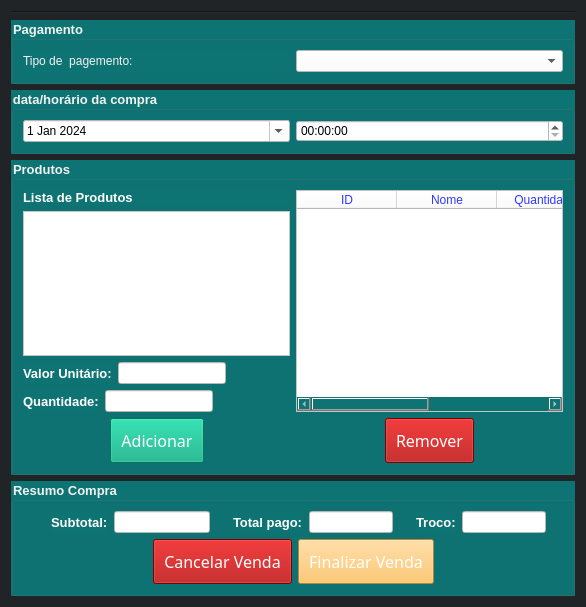
<?xml version="1.0" encoding="UTF-8"?>
<ui version="4.0">
 <class>Form</class>
 <widget class="QWidget" name="Form">
  <property name="geometry">
   <rect>
    <x>0</x>
    <y>0</y>
    <width>586</width>
    <height>607</height>
   </rect>
  </property>
  <property name="windowTitle">
   <string>Form</string>
  </property>
  <property name="styleSheet">
   <string notr="true">background-color: #202426;
color: rgb(111, 238, 244);
color: rgb(27, 56, 79);</string>
  </property>
  <layout class="QVBoxLayout" name="verticalLayout">
   <item>
    <widget class="Line" name="line">
     <property name="orientation">
      <enum>Qt::Horizontal</enum>
     </property>
    </widget>
   </item>
   <item>
    <widget class="QGroupBox" name="groupBox_4">
     <property name="font">
      <font>
       <pointsize>10</pointsize>
       <weight>75</weight>
       <bold>true</bold>
      </font>
     </property>
     <property name="styleSheet">
      <string notr="true">
background-color:#0E7373;
color: #F2F2F2;
</string>
     </property>
     <property name="title">
      <string>Pagamento</string>
     </property>
     <layout class="QHBoxLayout" name="horizontalLayout_16">
      <item>
       <layout class="QHBoxLayout" name="horizontalLayout_15">
        <item>
         <widget class="QLabel" name="label">
          <property name="styleSheet">
           <string notr="true">font: 10pt &quot;MS Shell Dlg 2&quot;;</string>
          </property>
          <property name="text">
           <string>Tipo de  pagemento:</string>
          </property>
         </widget>
        </item>
        <item>
         <widget class="QComboBox" name="pagamentos_comboBox">
          <property name="styleSheet">
           <string notr="true">background-color: rgb(255, 255, 255);
color: rgb(0, 0, 0);</string>
          </property>
         </widget>
        </item>
       </layout>
      </item>
     </layout>
    </widget>
   </item>
   <item>
    <widget class="QGroupBox" name="groupBox">
     <property name="font">
      <font>
       <pointsize>10</pointsize>
       <weight>75</weight>
       <bold>true</bold>
      </font>
     </property>
     <property name="styleSheet">
      <string notr="true">background-color:#0E7373;
color: #F2F2F2;
</string>
     </property>
     <property name="title">
      <string>data/horário da compra</string>
     </property>
     <layout class="QHBoxLayout" name="horizontalLayout_14">
      <item>
       <layout class="QHBoxLayout" name="horizontalLayout">
        <item>
         <widget class="QDateEdit" name="dateEdit">
          <property name="styleSheet">
           <string notr="true">background-color: rgb(255, 255, 255);
color: rgb(0, 0, 0);</string>
          </property>
          <property name="maximumDate">
           <date>
            <year>2024</year>
            <month>12</month>
            <day>31</day>
           </date>
          </property>
          <property name="calendarPopup">
           <bool>true</bool>
          </property>
          <property name="date">
           <date>
            <year>2024</year>
            <month>1</month>
            <day>1</day>
           </date>
          </property>
         </widget>
        </item>
        <item>
         <widget class="QTimeEdit" name="timeEdit">
          <property name="styleSheet">
           <string notr="true">background-color: rgb(255, 255, 255);
color: rgb(0, 0, 0);</string>
          </property>
         </widget>
        </item>
       </layout>
      </item>
     </layout>
    </widget>
   </item>
   <item>
    <widget class="QGroupBox" name="groupBox_3">
     <property name="font">
      <font>
       <pointsize>10</pointsize>
       <weight>75</weight>
       <bold>true</bold>
      </font>
     </property>
     <property name="styleSheet">
      <string notr="true">background-color:#0E7373;
color: #F2F2F2;
</string>
     </property>
     <property name="title">
      <string>Produtos</string>
     </property>
     <layout class="QHBoxLayout" name="horizontalLayout_13">
      <item>
       <layout class="QVBoxLayout" name="verticalLayout_4">
        <item>
         <layout class="QVBoxLayout" name="verticalLayout_3">
          <item>
           <layout class="QVBoxLayout" name="verticalLayout_5">
            <item>
             <widget class="QLabel" name="label_8">
              <property name="font">
               <font>
                <pointsize>10</pointsize>
                <weight>75</weight>
                <bold>true</bold>
               </font>
              </property>
              <property name="styleSheet">
               <string notr="true">color: rgb(255, 255, 255);</string>
              </property>
              <property name="text">
               <string>Lista de Produtos</string>
              </property>
             </widget>
            </item>
            <item>
             <widget class="QListWidget" name="produtos_listWidget">
              <property name="styleSheet">
               <string notr="true">background-color: rgb(255, 255, 255);
color: rgb(44, 58, 255);</string>
              </property>
             </widget>
            </item>
            <item>
             <layout class="QVBoxLayout" name="verticalLayout_2">
              <item>
               <layout class="QHBoxLayout" name="horizontalLayout_4">
                <item>
                 <widget class="QLabel" name="label_6">
                  <property name="font">
                   <font>
                    <pointsize>10</pointsize>
                    <weight>75</weight>
                    <bold>true</bold>
                   </font>
                  </property>
                  <property name="styleSheet">
                   <string notr="true">color: rgb(255, 255, 255);</string>
                  </property>
                  <property name="text">
                   <string>Valor Unitário:</string>
                  </property>
                 </widget>
                </item>
                <item>
                 <widget class="QLineEdit" name="valor_unitario">
                  <property name="enabled">
                   <bool>false</bool>
                  </property>
                  <property name="styleSheet">
                   <string notr="true">background-color: rgb(255, 255, 255);
color: rgb(44, 58, 255);</string>
                  </property>
                 </widget>
                </item>
                <item>
                 <spacer name="horizontalSpacer_11">
                  <property name="orientation">
                   <enum>Qt::Horizontal</enum>
                  </property>
                  <property name="sizeHint" stdset="0">
                   <size>
                    <width>40</width>
                    <height>20</height>
                   </size>
                  </property>
                 </spacer>
                </item>
               </layout>
              </item>
              <item>
               <layout class="QHBoxLayout" name="horizontalLayout_9">
                <item>
                 <widget class="QLabel" name="label_7">
                  <property name="font">
                   <font>
                    <pointsize>10</pointsize>
                    <weight>75</weight>
                    <bold>true</bold>
                   </font>
                  </property>
                  <property name="styleSheet">
                   <string notr="true">color: rgb(255, 255, 255);</string>
                  </property>
                  <property name="text">
                   <string>Quantidade:</string>
                  </property>
                 </widget>
                </item>
                <item>
                 <widget class="QLineEdit" name="quantidade">
                  <property name="styleSheet">
                   <string notr="true">background-color: rgb(255, 255, 255);
color: rgb(44, 58, 255);</string>
                  </property>
                 </widget>
                </item>
                <item>
                 <spacer name="horizontalSpacer_12">
                  <property name="orientation">
                   <enum>Qt::Horizontal</enum>
                  </property>
                  <property name="sizeHint" stdset="0">
                   <size>
                    <width>40</width>
                    <height>20</height>
                   </size>
                  </property>
                 </spacer>
                </item>
               </layout>
              </item>
             </layout>
            </item>
            <item>
             <layout class="QFormLayout" name="formLayout_2"/>
            </item>
           </layout>
          </item>
         </layout>
        </item>
        <item>
         <layout class="QHBoxLayout" name="horizontalLayout_11">
          <item>
           <spacer name="horizontalSpacer_2">
            <property name="orientation">
             <enum>Qt::Horizontal</enum>
            </property>
            <property name="sizeHint" stdset="0">
             <size>
              <width>40</width>
              <height>20</height>
             </size>
            </property>
           </spacer>
          </item>
          <item>
           <widget class="QPushButton" name="adicionar_btn">
            <property name="font">
             <font>
              <family>Impact</family>
              <pointsize>12</pointsize>
             </font>
            </property>
            <property name="styleSheet">
             <string notr="true">background-color: rgb(0, 170, 127);
color: rgb(255, 255, 255);
padding: 10px;
</string>
            </property>
            <property name="text">
             <string>Adicionar</string>
            </property>
           </widget>
          </item>
          <item>
           <spacer name="horizontalSpacer">
            <property name="orientation">
             <enum>Qt::Horizontal</enum>
            </property>
            <property name="sizeHint" stdset="0">
             <size>
              <width>40</width>
              <height>20</height>
             </size>
            </property>
           </spacer>
          </item>
         </layout>
        </item>
       </layout>
      </item>
      <item>
       <layout class="QVBoxLayout" name="verticalLayout_6">
        <item>
         <widget class="QTableWidget" name="tabela_produtos">
          <property name="styleSheet">
           <string notr="true">background-color: rgb(255, 255, 255);
color: rgb(44, 58, 255);</string>
          </property>
          <column>
           <property name="text">
            <string>ID</string>
           </property>
          </column>
          <column>
           <property name="text">
            <string>Nome</string>
           </property>
          </column>
          <column>
           <property name="text">
            <string>Quantidade </string>
           </property>
          </column>
          <column>
           <property name="text">
            <string>Total</string>
           </property>
          </column>
         </widget>
        </item>
        <item>
         <layout class="QHBoxLayout" name="horizontalLayout_12">
          <item>
           <spacer name="horizontalSpacer_5">
            <property name="orientation">
             <enum>Qt::Horizontal</enum>
            </property>
            <property name="sizeHint" stdset="0">
             <size>
              <width>40</width>
              <height>20</height>
             </size>
            </property>
           </spacer>
          </item>
          <item>
           <widget class="QPushButton" name="remover_btn">
            <property name="font">
             <font>
              <family>Impact</family>
              <pointsize>12</pointsize>
             </font>
            </property>
            <property name="styleSheet">
             <string notr="true">background-color: rgb(170, 0, 0);
color: rgb(255, 255, 255);
padding: 10px;
</string>
            </property>
            <property name="text">
             <string>Remover</string>
            </property>
           </widget>
          </item>
          <item>
           <spacer name="horizontalSpacer_6">
            <property name="orientation">
             <enum>Qt::Horizontal</enum>
            </property>
            <property name="sizeHint" stdset="0">
             <size>
              <width>40</width>
              <height>20</height>
             </size>
            </property>
           </spacer>
          </item>
         </layout>
        </item>
       </layout>
      </item>
     </layout>
    </widget>
   </item>
   <item>
    <widget class="QGroupBox" name="groupBox_2">
     <property name="font">
      <font>
       <pointsize>10</pointsize>
       <weight>75</weight>
       <bold>true</bold>
      </font>
     </property>
     <property name="styleSheet">
      <string notr="true">background-color:#0E7373;
color: #F2F2F2;
</string>
     </property>
     <property name="title">
      <string>Resumo Compra</string>
     </property>
     <layout class="QVBoxLayout" name="verticalLayout_7">
      <item>
       <layout class="QHBoxLayout" name="horizontalLayout_8">
        <item>
         <layout class="QHBoxLayout" name="horizontalLayout_7">
          <item>
           <layout class="QHBoxLayout" name="horizontalLayout_2">
            <item>
             <spacer name="horizontalSpacer_9">
              <property name="orientation">
               <enum>Qt::Horizontal</enum>
              </property>
              <property name="sizeHint" stdset="0">
               <size>
                <width>40</width>
                <height>20</height>
               </size>
              </property>
             </spacer>
            </item>
            <item>
             <widget class="QLabel" name="label_2">
              <property name="font">
               <font>
                <pointsize>10</pointsize>
                <weight>75</weight>
                <bold>true</bold>
               </font>
              </property>
              <property name="styleSheet">
               <string notr="true">color: rgb(255, 255, 255);</string>
              </property>
              <property name="text">
               <string>Subtotal:</string>
              </property>
             </widget>
            </item>
            <item>
             <widget class="QLineEdit" name="subtotal">
              <property name="enabled">
               <bool>false</bool>
              </property>
              <property name="styleSheet">
               <string notr="true">background-color: rgb(255, 255, 255);
color: rgb(44, 58, 255);</string>
              </property>
             </widget>
            </item>
           </layout>
          </item>
         </layout>
        </item>
        <item>
         <spacer name="horizontalSpacer_7">
          <property name="orientation">
           <enum>Qt::Horizontal</enum>
          </property>
          <property name="sizeHint" stdset="0">
           <size>
            <width>40</width>
            <height>20</height>
           </size>
          </property>
         </spacer>
        </item>
        <item>
         <layout class="QFormLayout" name="formLayout">
          <item row="0" column="0">
           <widget class="QLabel" name="label_3">
            <property name="font">
             <font>
              <pointsize>10</pointsize>
              <weight>75</weight>
              <bold>true</bold>
             </font>
            </property>
            <property name="styleSheet">
             <string notr="true">color: rgb(255, 255, 255);</string>
            </property>
            <property name="text">
             <string>Total pago:</string>
            </property>
           </widget>
          </item>
          <item row="0" column="1">
           <widget class="QLineEdit" name="total_pago">
            <property name="styleSheet">
             <string notr="true">background-color: rgb(255, 255, 255);
color: rgb(44, 58, 255);</string>
            </property>
           </widget>
          </item>
         </layout>
        </item>
        <item>
         <layout class="QHBoxLayout" name="horizontalLayout_5"/>
        </item>
        <item>
         <spacer name="horizontalSpacer_8">
          <property name="orientation">
           <enum>Qt::Horizontal</enum>
          </property>
          <property name="sizeHint" stdset="0">
           <size>
            <width>40</width>
            <height>20</height>
           </size>
          </property>
         </spacer>
        </item>
        <item>
         <layout class="QHBoxLayout" name="horizontalLayout_3">
          <item>
           <widget class="QLabel" name="label_4">
            <property name="font">
             <font>
              <pointsize>10</pointsize>
              <weight>75</weight>
              <bold>true</bold>
             </font>
            </property>
            <property name="styleSheet">
             <string notr="true">color: rgb(255, 255, 255);</string>
            </property>
            <property name="text">
             <string>Troco:</string>
            </property>
           </widget>
          </item>
          <item>
           <widget class="QLineEdit" name="troco">
            <property name="enabled">
             <bool>false</bool>
            </property>
            <property name="styleSheet">
             <string notr="true">background-color: rgb(255, 255, 255);
color: rgb(44, 58, 255);</string>
            </property>
           </widget>
          </item>
         </layout>
        </item>
        <item>
         <spacer name="horizontalSpacer_10">
          <property name="orientation">
           <enum>Qt::Horizontal</enum>
          </property>
          <property name="sizeHint" stdset="0">
           <size>
            <width>40</width>
            <height>20</height>
           </size>
          </property>
         </spacer>
        </item>
        <item>
         <layout class="QHBoxLayout" name="horizontalLayout_6"/>
        </item>
       </layout>
      </item>
      <item>
       <layout class="QHBoxLayout" name="horizontalLayout_10">
        <item>
         <spacer name="horizontalSpacer_4">
          <property name="orientation">
           <enum>Qt::Horizontal</enum>
          </property>
          <property name="sizeHint" stdset="0">
           <size>
            <width>40</width>
            <height>20</height>
           </size>
          </property>
         </spacer>
        </item>
        <item>
         <widget class="QPushButton" name="cancelar_venda_btn">
          <property name="font">
           <font>
            <family>Impact</family>
            <pointsize>12</pointsize>
           </font>
          </property>
          <property name="styleSheet">
           <string notr="true">background-color: rgb(44, 57, 129);
background-color: rgb(170, 0, 0);
color: rgb(255, 255, 255);
padding: 10px;
</string>
          </property>
          <property name="text">
           <string>Cancelar Venda</string>
          </property>
         </widget>
        </item>
        <item>
         <widget class="QPushButton" name="finalizar_venda_btn">
          <property name="font">
           <font>
            <family>Impact</family>
            <pointsize>12</pointsize>
           </font>
          </property>
          <property name="styleSheet">
           <string notr="true">color: rgb(255, 255, 255);
background-color: rgb(255, 187, 76);
padding: 10px;
</string>
          </property>
          <property name="text">
           <string>Finalizar Venda</string>
          </property>
         </widget>
        </item>
        <item>
         <spacer name="horizontalSpacer_3">
          <property name="orientation">
           <enum>Qt::Horizontal</enum>
          </property>
          <property name="sizeHint" stdset="0">
           <size>
            <width>40</width>
            <height>20</height>
           </size>
          </property>
         </spacer>
        </item>
       </layout>
      </item>
     </layout>
    </widget>
   </item>
  </layout>
 </widget>
 <resources/>
 <connections/>
</ui>
